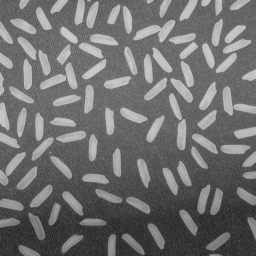
%> input picture matlab/data/rice.png, 256 x 256 px
$ octave lab05_watershed_tach_vat_the.m   (GNU Octave 9; MATLAB toolbox functions it lacks are replaced by stand-ins)
%> lines starting %> are read from the running program, lines starting %| are printed output that depends on the picture; in (x1, y1, x2, y2) boxes, pixels count from 0 and x2, y2 are one past the last pixel; in counts of white or black regions, pixels touching at a corner belong together; the program's own positions count from 1
%% LAB 5 - DISTANCE TRANSFORM VA WATERSHED
clear; close all; clc;
scriptDir=fileparts(mfilename('fullpath'));
I=im2double(imread(fullfile(scriptDir,'..','data','rice.png')));
%> I: size 256x256 double; min 0.157, max 0.8, mean 0.436
if ndims(I)==3, I=rgb2gray(I); end
BW=imbinarize(I,graythresh(I)); if mean(BW(:))>.5, BW=~BW; end
%> after `BW=imbinarize(I,graythresh(I))`:
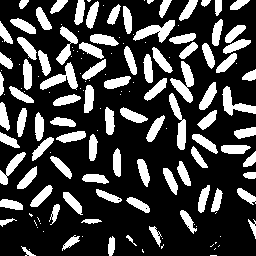
%> BW: size 256x256 logical; 25.8% white; 151 white regions (62 under 20 px), largest, box (x1, y1, x2, y2) and area: (170, 61, 194, 103) 448, (133, 20, 175, 43) 429, (40, 62, 78, 90) 423
BW=bwareaopen(BW,15); D=bwdist(~BW); Dneg=-D; Dneg(~BW)=-Inf;
%> after `D=bwdist(~BW)`:
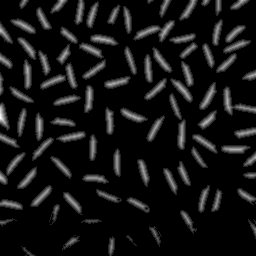
%> D: size 256x256 single; min 0, max 7.28, mean 0.568; drawn with min black and max white
%> after `Dneg=-D`:
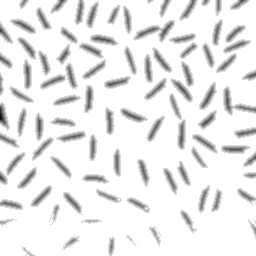
%> Dneg: size 256x256 single; min -7.28, max 0, mean -0.568; drawn with min black and max white
%> after `Dneg(~BW)=-Inf`:
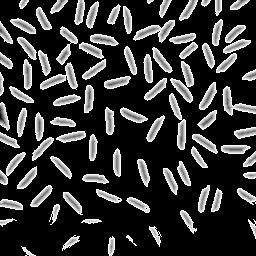
%> Dneg: size 256x256 single; 74.37% of the values are NaN or infinite; the others: min -7.28, max -1, mean -2.22; drawn with min black, max white, NaN and infinite black
L=watershed(Dneg); separated=BW; separated(L==0)=0;
%> after `L=watershed(Dneg)`:
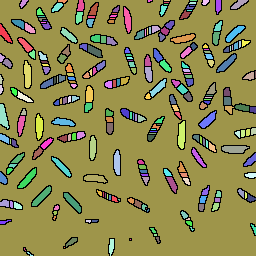
%> L: size 256x256 uint8; 255 distinct labels, from 0 to 254; one colour per label, 0 black
%> after `separated(L==0)=0`:
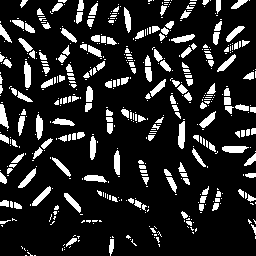
%> separated: size 256x256 logical; 14.9% white; 498 white regions (337 under 20 px), largest, box (x1, y1, x2, y2) and area: (178, 121, 185, 149) 157, (222, 146, 249, 153) 151, (24, 61, 31, 88) 150
figure('Name','Lab 5 - Watershed');
subplot(2,3,1); imshow(I,[]); title('Anh goc');
subplot(2,3,2); imshow(BW); title('Mat na tien canh');
subplot(2,3,3); imshow(D,[]); title('Khoang cach');
subplot(2,3,4); imshow(Dneg,[]); title('Dia hinh am');
subplot(2,3,5); imshow(label2rgb(L,'jet','w','shuffle')); title('Duong phan luu watershed');
%> after `imshow(label2rgb(L,'jet','w','shuffle'))`:
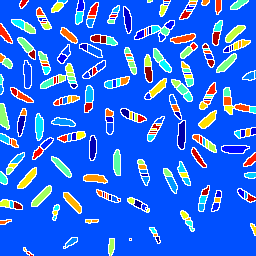
%> displayed picture: size 256x256x3, on the screen's scale of 0 to 255; mean R, G, B 44, 107.1, 236.6
subplot(2,3,6); imshow(separated); title('Vat the tach tai duong chia');
